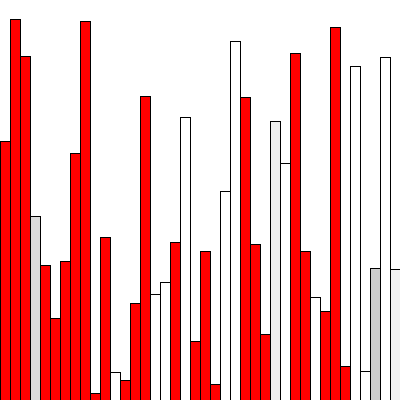
Frame 1 (no input)
Frame 60 (the mouse pressed at the canvas centre just before this capture): identical to frame 1, image omitted
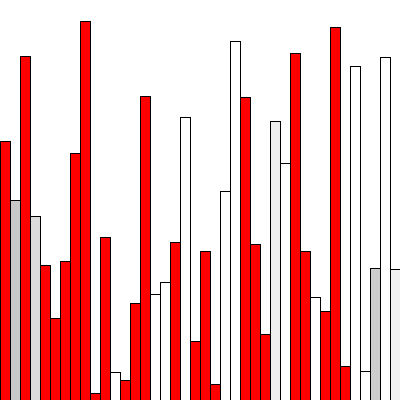
Frame 120 (the mouse held since frame 60 and released just before this capture)

The Processing sketch that drew these frames (run headless with seeded random() and noise(); from frame 60 on, the mouse is pressed at the canvas centre):

// Processing sketch: array02c
// ── array02c.pde
float [] x;
float [] y;
int contador = 0;
boolean interruptor = false;

void setup() {
  size(400, 400);
  x = new float[400];
  y = new float[400];
  for (int i = 0; i < 100; i++) {
    x[i] = random(0, width);
    y[i] = random(0, height);
  }
}

void draw() {
  background(255);
  for (int i = 0; i< width; i++) {
    dibuja(i);
  }
}

void dibuja(int i) {
  if (y[i] < 200) {
    fill(255, 0, 0);
  } else {
    fill(y[i]);
  }

  rect(i*10, height, 10, -x[i]);
}

void mousePressed() {

  x[contador+1] = mouseX;
  y[contador+1] = mouseY;
  contador++;
  miPosicion();
}

void miPosicion() {
  print(x[contador]);
  print(" ");
  println(y[contador]);
}

void keyPressed() {
  printArray(x);
  //interruptor = true;

  for (int i = 0; i < 100; i++) {
    x[i] = random(0, width);
    y[i] = random(0, height);
  }
}
